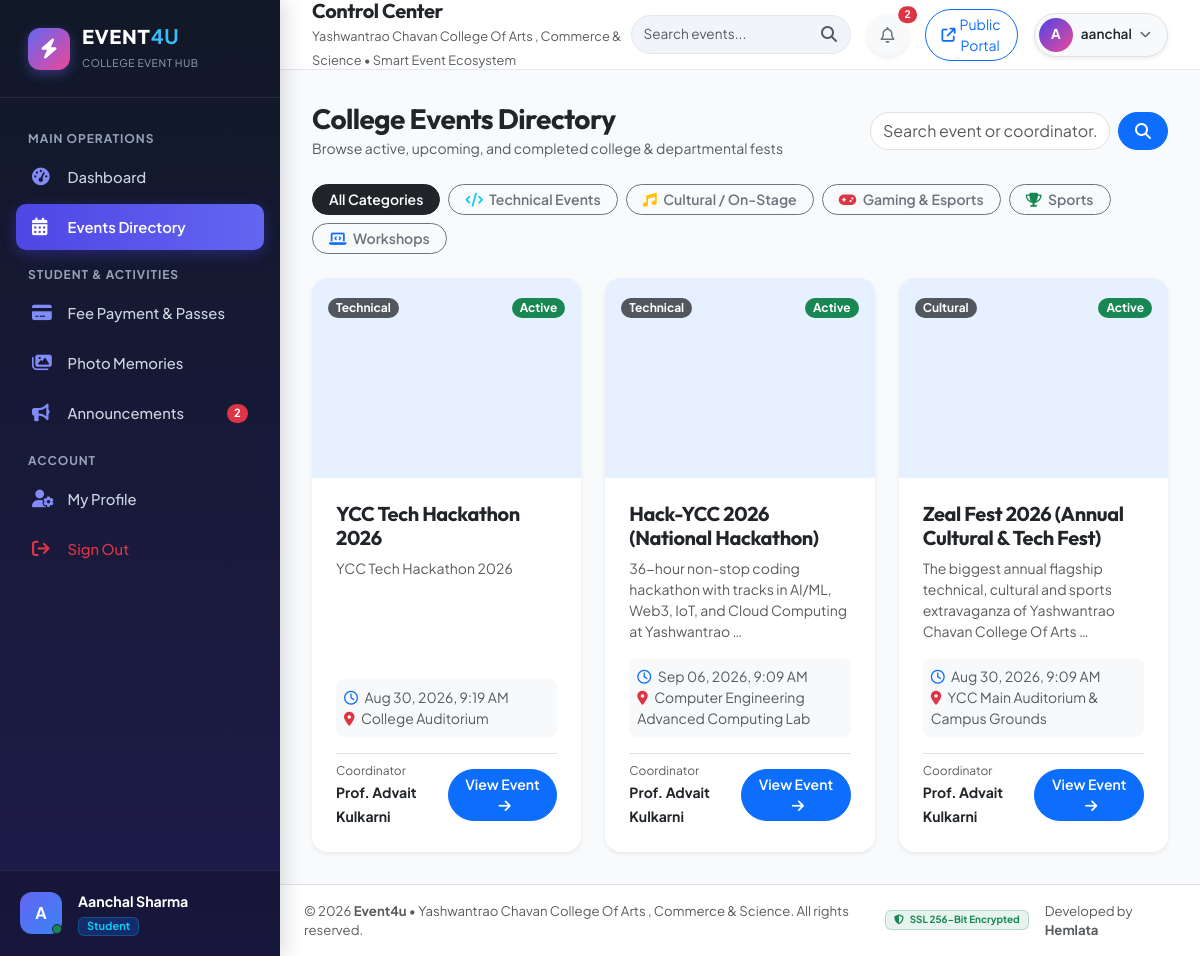
/events/ (signed in), run on the app's committed database.
### event4u_app/models.py (models this page shows, shortened)
class UserProfile(models.Model):
    user = models.OneToOneField(User, on_delete=models.CASCADE, related_name='profile')
    role = models.CharField(max_length=30, choices=ROLES, default='STUDENT')
    fullName = models.CharField(max_length=100, blank=True, null=True)
    branch = models.CharField(max_length=50, choices=BRANCH, default='Computer')
    semester = models.CharField(max_length=10, choices=SEMESTER, default='1')
    rollNumber = models.PositiveIntegerField(null=True, blank=True)
    erp = models.PositiveBigIntegerField(null=True, blank=True)
    phone = models.CharField(max_length=15, blank=True, null=True)
    avatar = models.ImageField(upload_to='avatars', null=True, blank=True)
    createdAt = models.DateTimeField(auto_now_add=True)
    updatedAt = models.DateTimeField(auto_now=True)
    @property
    def display_name(self):
        if self.fullName:
            return self.fullName
        return self.user.get_full_name() or self.user.username

class Event(models.Model):
    coordinator = models.ForeignKey(Coordinator, on_delete=models.CASCADE, null=False, blank=False, related_name='events')
    name = models.CharField(max_length=150, null=False, blank=False)
    category = models.CharField(max_length=50, choices=CATEGORY_CHOICES, default='Technical')
    description = models.TextField(null=False, blank=False)
    image = models.ImageField(upload_to='events')
    status = models.CharField(max_length=50, choices=STATUS, default='Active')
    upi = models.CharField(max_length=100, blank=True, null=True, help_text="UPI ID for student fee collection")
    totalMoney = models.PositiveIntegerField(null=True, blank=True, default=0, help_text="Total allocated budget")
    venue = models.CharField(max_length=150, default='College Auditorium')
    eventDate = models.DateTimeField(null=True, blank=True)
    registrationOpen = models.BooleanField(default=True)
    createdAt = models.DateTimeField(auto_now_add=True)

class Coordinator(models.Model):
    user = models.OneToOneField(User, on_delete=models.CASCADE, null=True, blank=True, related_name='coordinator_profile')
    name = models.CharField(max_length=100, null=False, blank=False)
    branch = models.CharField(max_length=50, choices=BRANCH)
    semester = models.CharField(max_length=50, choices=SEMESTER)
    rollNumber = models.PositiveIntegerField(null=False, blank=False)
    erp = models.PositiveBigIntegerField(null=False, blank=False)
    createdAt = models.DateTimeField(auto_now_add=True)
    updatedAt = models.DateTimeField(auto_now=True)

### event4u_app/views.py (the view)
# urls.py: path('events/', views.events, name='events'),
@login_required(login_url='login')
def events(request):
    category = request.GET.get('category', None)
    search_query = request.GET.get('q', None)
    events_qs = Event.objects.all().order_by('-createdAt')
    if category:
        events_qs = events_qs.filter(category=category)
    if search_query:
        events_qs = events_qs.filter(Q(name__icontains=search_query) | Q(description__icontains=search_query) | Q(coordinator__name__icontains=search_query))
    context = {
        'events': events_qs,
        'selected_category': category,
        'search_query': search_query,
    }
    return render(request, 'event4u/events.html', context)

### event4u_app/templates/event4u/events.html (shortened to what this page needs)
{% extends 'base/base.html' %}
{% block content %}
<div class="container-fluid p-0">
  <div class="d-flex flex-column flex-md-row justify-content-between align-items-md-center gap-3 mb-4">
    <div>
      <h3 class="m-0 fw-bold brand-font text-dark">College Events Directory</h3>
      <small class="text-muted">Browse active, upcoming, and completed college & departmental fests</small>
    </div>
    <div class="d-flex flex-wrap align-items-center gap-2">
      <form method="GET" action="{% url 'events' %}" class="d-flex gap-2">
        <input type="text" name="q" value="{{ search_query|default:'' }}" class="form-control rounded-pill" placeholder="Search event or coordinator..." style="min-width: 240px;">
        <button type="submit" class="btn btn-primary rounded-pill px-3">
          <i class="fa-solid fa-magnifying-glass"></i>
        </button>
      </form>
    </div>
  </div>
  <div class="d-flex flex-wrap gap-2 mb-4">
    <a href="{% url 'events' %}" class="btn btn-sm rounded-pill px-3 fw-semibold {% if not selected_category %}btn-dark{% else %}btn-outline-secondary{% endif %}">
      All Categories
    </a>
    <a href="{% url 'events' %}?category=Technical" class="btn btn-sm rounded-pill px-3 fw-semibold {% if selected_category == 'Technical' %}btn-primary{% else %}btn-outline-secondary{% endif %}">
      <i class="fa-solid fa-code me-1 text-info"></i> Technical Events
    </a>
    <a href="{% url 'events' %}?category=Cultural" class="btn btn-sm rounded-pill px-3 fw-semibold {% if selected_category == 'Cultural' %}btn-primary{% else %}btn-outline-secondary{% endif %}">
      <i class="fa-solid fa-music me-1 text-warning"></i> Cultural / On-Stage
    </a>
    <a href="{% url 'events' %}?category=Gaming" class="btn btn-sm rounded-pill px-3 fw-semibold {% if selected_category == 'Gaming' %}btn-primary{% else %}btn-outline-secondary{% endif %}">
      <i class="fa-solid fa-gamepad me-1 text-danger"></i> Gaming & Esports
    </a>
    <a href="{% url 'events' %}?category=Sports" class="btn btn-sm rounded-pill px-3 fw-semibold {% if selected_category == 'Sports' %}btn-primary{% else %}btn-outline-secondary{% endif %}">
      <i class="fa-solid fa-trophy me-1 text-success"></i> Sports
    </a>
    <a href="{% url 'events' %}?category=Workshop" class="btn btn-sm rounded-pill px-3 fw-semibold {% if selected_category == 'Workshop' %}btn-primary{% else %}btn-outline-secondary{% endif %}">
      <i class="fa-solid fa-laptop-code me-1 text-primary"></i> Workshops
    </a>
  </div>
  <div class="row g-4">
    {% for event in events %}
    <div class="col-md-6 col-lg-4">
      <div class="card-modern h-100 d-flex flex-column border-0 shadow-sm">
        <div class="position-relative">
          {% if event.image %}
          <img src="{{ event.image.url }}" class="w-100 object-fit-cover" style="height: 200px;" alt="{{ event.name }}">
          {% else %}
          <div class="w-100 bg-primary bg-opacity-10 d-flex align-items-center justify-content-center text-primary" style="height: 200px;">
          </div>
          {% endif %}
          <div class="position-absolute top-0 start-0 m-3">
            <span class="badge bg-dark bg-opacity-75 text-white px-2 py-1 rounded-pill small">
              {{ event.category }}
            </span>
          </div>
          <div class="position-absolute top-0 end-0 m-3">
            <span class="badge {% if event.status == 'Active' %}bg-success{% else %}bg-secondary{% endif %} rounded-pill px-2 py-1">
              {{ event.status }}
            </span>
          </div>
        </div>
        <div class="card-modern-body d-flex flex-column flex-grow-1 p-4">
          <h5 class="fw-bold text-dark mb-2">{{ event.name }}</h5>
          <p class="text-muted small mb-3 flex-grow-1">{{ event.description|striptags|truncatewords:15 }}</p>
          <div class="bg-light p-2 rounded-3 mb-3 small text-muted">
            <div><i class="fa-regular fa-clock me-1 text-primary"></i> {{ event.eventDate|date:"M d, Y, g:i A"|default:"Schedule TBA" }}</div>
            <div><i class="fa-solid fa-location-dot me-1 text-danger"></i> {{ event.venue }}</div>
          </div>
          <div class="d-flex justify-content-between align-items-center pt-2 border-top">
            <div>
              <small class="text-muted d-block" style="font-size: 0.75rem;">Coordinator</small>
              <span class="fw-bold text-dark small">{{ event.coordinator.name }}</span>
            </div>
            <a href="{% url 'event_data' event.id %}" class="btn btn-primary btn-sm rounded-pill px-3 fw-semibold">
              View Event <i class="fa-solid fa-arrow-right ms-1"></i>
            </a>
          </div>
        </div>
      </div>
    </div>
    {% endfor %}
  </div>
</div>
{% endblock %}

### event4u_app/templates/base/sidebar.html (shortened to what this page needs)
{% load static %}
<aside class="app-sidebar">
  <a href="{% url 'home' %}" class="sidebar-brand">
    <div class="brand-badge">
      <i class="fa-solid fa-bolt"></i>
    </div>
    <div>
      <h4 class="m-0 fs-5 brand-font text-white" style="letter-spacing: 0.5px;">EVENT<span style="color: #38bdf8;">4U</span></h4>
      <small style="font-size: 0.65rem; color: #94a3b8; letter-spacing: 0.05em;" class="text-uppercase">College Event Hub</small>
    </div>
  </a>
  <div class="sidebar-menu">
    <div class="nav-category">Main Operations</div>
    <a href="{% url 'dashboard' %}" class="sidebar-link {% if request.resolver_match.url_name == 'dashboard' or 'dashboard' in request.resolver_match.url_name %}active{% endif %}">
      <i class="fa-solid fa-gauge-high"></i>
      <span>Dashboard</span>
    </a>
    <a href="{% url 'events' %}" class="sidebar-link {% if request.resolver_match.url_name == 'events' or request.resolver_match.url_name == 'event_data' %}active{% endif %}">
      <i class="fa-solid fa-calendar-days"></i>
      <span>Events Directory</span>
    </a>
    <div class="nav-category">Student & Activities</div>
    <a href="{% url 'payment' %}" class="sidebar-link {% if request.resolver_match.url_name == 'payment' %}active{% endif %}">
      <i class="fa-solid fa-credit-card"></i>
      <span>Fee Payment & Passes</span>
    </a>
    <a href="{% url 'memories' %}" class="sidebar-link {% if request.resolver_match.url_name == 'memories' %}active{% endif %}">
      <i class="fa-solid fa-images"></i>
      <span>Photo Memories</span>
    </a>
    <a href="{% url 'notification' %}" class="sidebar-link {% if request.resolver_match.url_name == 'notification' %}active{% endif %}">
      <i class="fa-solid fa-bullhorn"></i>
      <span>Announcements</span>
      {% if unread_notifications_count %}
      <span class="badge bg-danger rounded-pill ms-auto" style="font-size: 0.7rem;">{{ unread_notifications_count }}</span>
      {% endif %}
    </a>
    <div class="nav-category">Account</div>
    <a href="{% url 'profile' %}" class="sidebar-link {% if request.resolver_match.url_name == 'profile' %}active{% endif %}">
      <i class="fa-solid fa-user-gear"></i>
      <span>My Profile</span>
    </a>
    <a href="{% url 'logout' %}" class="sidebar-link text-danger">
      <i class="fa-solid fa-arrow-right-from-bracket text-danger"></i>
      <span>Sign Out</span>
    </a>
  </div>
  <div class="sidebar-user d-flex align-items-center gap-3">
    <div class="position-relative">
      <div style="width: 42px; height: 42px; border-radius: 12px; background: linear-gradient(135deg, #6366f1, #3b82f6); display: flex; align-items: center; justify-content: center; font-weight: 700; color: white;">
        {{ user.username|make_list|first|upper }}
      </div>
      <span class="position-absolute bottom-0 end-0 p-1 bg-success border border-dark rounded-circle"></span>
    </div>
    <div class="overflow-hidden">
      <div class="text-white fw-bold text-truncate" style="font-size: 0.885rem;">
        {% if user_profile %}{{ user_profile.display_name }}{% else %}{{ user.username }}{% endif %}
      </div>
      <span class="badge bg-primary bg-opacity-25 text-info border border-info border-opacity-25" style="font-size: 0.685rem; padding: 0.2rem 0.5rem;">
        {{ user_role|title }}
      </span>
    </div>
  </div>
</aside>

### event4u_app/templates/base/navbar.html (shortened to what this page needs)
<header class="app-topbar">
  <div class="d-flex align-items-center gap-3">
    <div>
      <h5 class="m-0 fw-bold brand-font text-dark">{{ role_title|default:"Control Center" }}</h5>
      <small class="text-muted d-none d-md-inline" style="font-size: 0.8rem;">
        Yashwantrao Chavan College Of Arts , Commerce & Science • Smart Event Ecosystem
      </small>
    </div>
  </div>
  <div class="d-flex align-items-center gap-3">
    <form class="d-none d-md-flex position-relative" action="{% url 'events' %}" method="GET">
      <input type="text" name="q" class="form-control rounded-pill pe-5 py-2" placeholder="Search events..." style="width: 220px; font-size: 0.85rem; background: #f1f5f9; border: 1px solid #e2e8f0;">
      <button type="submit" class="btn position-absolute end-0 top-0 text-muted" style="border: none; background: transparent; padding: 0.45rem 0.85rem;">
        <i class="fa-solid fa-magnifying-glass"></i>
      </button>
    </form>
    <div class="dropdown">
      <button class="btn btn-light rounded-circle shadow-sm position-relative" type="button" data-bs-toggle="dropdown" style="width: 42px; height: 42px;">
        <i class="fa-regular fa-bell text-secondary"></i>
        {% if unread_notifications_count %}
        <span class="position-absolute top-0 start-100 translate-middle badge rounded-pill bg-danger" style="font-size: 0.65rem;">
          {{ unread_notifications_count }}
        </span>
        {% endif %}
      </button>
    </div>
    <a href="{% url 'home' %}" target="_blank" class="btn btn-outline-primary rounded-pill btn-sm px-3 d-none d-sm-inline-flex align-items-center gap-1">
      <i class="fa-solid fa-arrow-up-right-from-square"></i>
      <span>Public Portal</span>
    </a>
    <div class="dropdown">
      <button class="btn btn-light rounded-pill p-1 pe-3 d-flex align-items-center gap-2 shadow-sm border" type="button" data-bs-toggle="dropdown">
        <div style="width: 34px; height: 34px; border-radius: 50%; background: linear-gradient(135deg, #4f46e5, #ec4899); display: flex; align-items: center; justify-content: center; color: white; font-weight: bold; font-size: 0.85rem;">
          {{ user.username|make_list|first|upper }}
        </div>
        <span class="d-none d-md-inline fw-semibold text-dark" style="font-size: 0.85rem;">{{ user.username }}</span>
        <i class="fa-solid fa-chevron-down text-muted" style="font-size: 0.7rem;"></i>
      </button>
    </div>
  </div>
</header>

### data on the page
UserProfile: display_name "Aanchal Sharma", role "Student"
Event: category "Technical", status "Active", name "YCC Tech Hackathon 2026", description "YCC Tech Hackathon 2026", eventDate "Aug 30, 2026, 9:19 AM", venue "College Auditorium", coordinator.name "Prof. Advait Kulkarni"
Event: category "Technical", status "Active", name "Hack-YCC 2026 (National Hackathon)", description "36-hour non-stop coding hackathon with tracks in AI/ML, Web3, IoT, and Cloud Computing at Yashwantrao …", eventDate "Sep 06, 2026, 9:09 AM", venue "Computer Engineering Advanced Computing Lab", coordinator.name "Prof. Advait Kulkarni"
Event: category "Cultural", status "Active", name "Zeal Fest 2026 (Annual Cultural & Tech Fest)", description "The biggest annual flagship technical, cultural and sports extravaganza of Yashwantrao Chavan College Of Arts …", eventDate "Aug 30, 2026, 9:09 AM", venue "YCC Main Auditorium & Campus Grounds", coordinator.name "Prof. Advait Kulkarni"

### other printed values
{{ unread_notifications_count }} "2"
{{ user.username|make_list|first|upper }} "A"
{{ user.username }} "aanchal"
